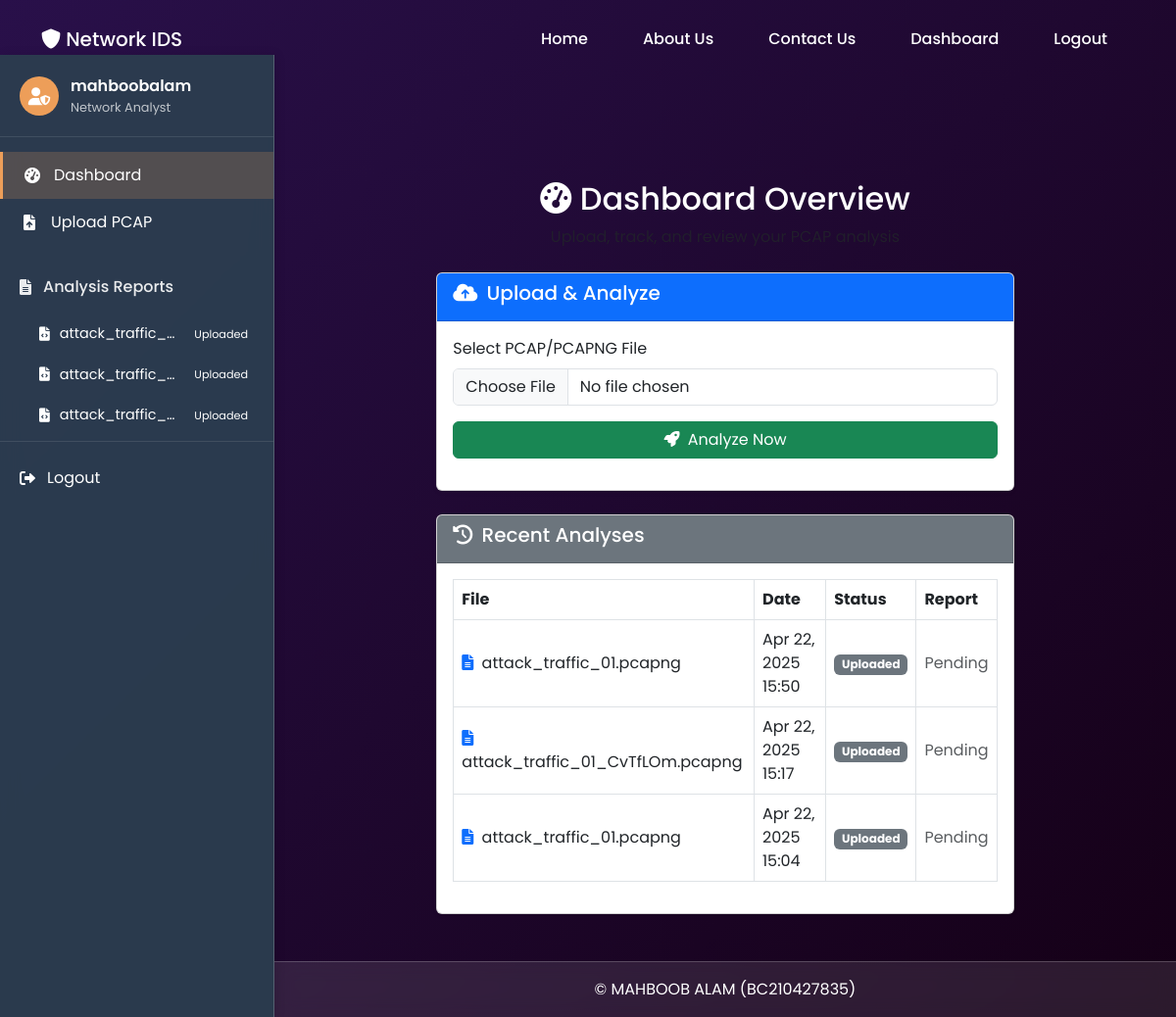
The app's page /dashboard/ (signed in), older data.
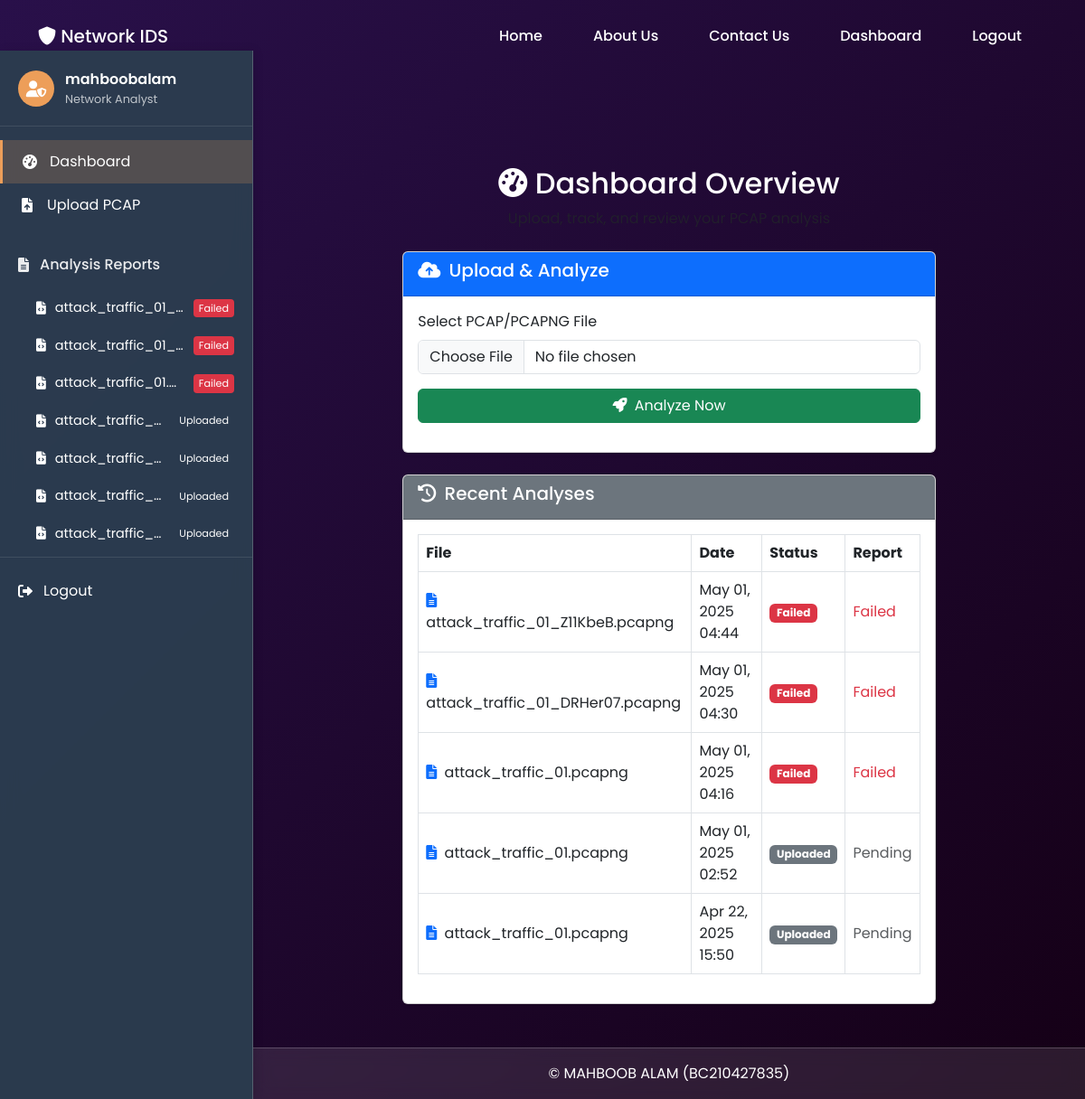
The same page, newer data.
### IDS/models.py (models this page shows, shortened)
class PcapFile(models.Model):
    STATUS_CHOICES = [
        ('uploaded', 'Uploaded'),
        ('processing', 'Processing'),
        ('completed', 'Completed'),
        ('failed', 'Failed'),
    ]
    PROGRESS_STAGES = [
        ('uploaded', 'File Uploaded'),
        ('converting', 'Converting PCAP to CSV'),
        ('preprocessing', 'Preprocessing Data'),
        ('predicting', 'Running Predictions'),
        ('saving', 'Saving Results'),
        ('completed', 'Completed'),
        ('failed', 'Failed'),
    ]
    user = models.ForeignKey(User, on_delete=models.CASCADE)
    file = models.FileField(upload_to='uploads/')
    uploaded_at = models.DateTimeField(auto_now_add=True)
    status = models.CharField(max_length=20, choices=STATUS_CHOICES, default='uploaded')
    progress_stage = models.CharField(
        max_length=20,
        choices=PROGRESS_STAGES,
        default='uploaded'
    )
    progress_message = models.CharField(
        max_length=200,
        blank=True,
        null=True,
        default='File uploaded successfully'
    )
    analysis_result = models.JSONField(null=True, blank=True)
    def filename(self):
        return self.file.name.split('/')[-1]

### IDS/views.py (the view, shortened to what this page needs)
# urls.py: path('dashboard/', views.dashboard, name='dashboard'),
@login_required
def dashboard(request):
    user_files = PcapFile.objects.filter(user=request.user).order_by('-uploaded_at')
    latest_file = user_files.first()
    return render(request, 'IDS/dashboard.html', {
        'user_files': user_files,
        'latest_file': latest_file,
        'upload_in_progress': latest_file and latest_file.status == 'processing',
        'analysis_completed': latest_file and latest_file.status == 'completed'
    })

### IDS/context_processors.py (called while the page is built)
def user_files(request):
    if request.user.is_authenticated:
        return {
            'user_files': PcapFile.objects.filter(
                user=request.user
            ).order_by('-uploaded_at').only(
                'id', 'file', 'uploaded_at', 'status',
                'progress_stage', 'progress_message'
            )[:10]  # Only show 10 most recent files
        }
    return {}  # Return empty dict for non-authenticated users

### IDS/templates/IDS/dashboard.html (shortened to what this page needs)
{% extends 'IDS/base.html' %}
{% load static %}
{% block content %}
<div class="container py-5">
    <div class="row">
        <div class="col-lg-8 mx-auto">
            <div class="text-center mb-4">
                <h2><i class="fas fa-tachometer-alt"></i> Dashboard Overview</h2>
                <p class="text-muted">Upload, track, and review your PCAP analysis</p>
            </div>
            <div class="card shadow-sm mb-4">
                <div class="card-header bg-primary text-white">
                    <h5><i class="fas fa-cloud-upload-alt me-1"></i> Upload & Analyze</h5>
                </div>
                <div class="card-body">
                    <form method="POST" enctype="multipart/form-data" id="uploadForm" class="mb-3">
                        <div class="mb-3">
                            <label for="fileInput" class="form-label">Select PCAP/PCAPNG File</label>
                            <input type="file" name="file" id="fileInput"
                                   class="form-control" accept=".pcap,.pcapng" required>
                        </div>
                        <button type="submit" class="btn btn-success w-100" id="analyzeBtn">
                            <i class="fas fa-rocket me-1"></i> Analyze Now
                        </button>
                    </form>
                </div>
            </div>
            <div class="card shadow-sm">
                <div class="card-header bg-secondary text-white">
                    <h5><i class="fas fa-history me-1"></i> Recent Analyses</h5>
                </div>
                <div class="card-body">
                    {% if user_files %}
                    <div class="table-responsive">
                        <table class="table table-bordered table-hover align-middle">
                            <thead>
                                <tr>
                                    <th>File</th>
                                    <th>Date</th>
                                    <th>Status</th>
                                    <th>Report</th>
                                </tr>
                            </thead>
                            <tbody>
                                {% for file in user_files|slice:":5" %}
                                <tr>
                                    <td><i class="fas fa-file-alt me-1 text-primary"></i> {{ file.filename }}</td>
                                    <td>{{ file.uploaded_at|date:"M d, Y H:i" }}</td>
                                    <td>
                                        <span class="badge
                                            {% if file.status == 'completed' %}bg-success
                                            {% elif file.status == 'processing' %}bg-warning
                                            {% elif file.status == 'failed' %}bg-danger
                                            {% else %}bg-secondary{% endif %}">
                                            {{ file.get_status_display }}
                                        </span>
                                    </td>
                                    <td>
                                        {% if file.status == 'completed' %}
                                        <a href="{% url 'analysis_report' file.id %}" class="btn btn-sm btn-outline-primary">
                                            View
                                        </a>
                                        {% elif file.status == 'failed' %}
                                        <span class="text-danger">Failed</span>
                                        {% else %}
                                        <span class="text-muted">Pending</span>
                                        {% endif %}
                                    </td>
                                </tr>
                                {% endfor %}
                            </tbody>
                        </table>
                    </div>
                    {% else %}
                    <p class="text-muted text-center">No uploads found yet.</p>
                    {% endif %}
                </div>
            </div>
        </div>
    </div>
</div>
{% endblock %}

### IDS/templates/IDS/base.html (shortened to what this page needs)
{% load static %}
<!DOCTYPE html>
<html lang="en">
<head>
    <link href="https://cdn.jsdelivr.net/npm/bootstrap@5.3.0/dist/css/bootstrap.min.css" rel="stylesheet">
    <link rel="stylesheet" href="https://cdnjs.cloudflare.com/ajax/libs/font-awesome/6.0.0/css/all.min.css">
    <link rel="stylesheet" href="{% static 'css/custom.css' %}">
</head>
<body class="{% if user.is_authenticated %}has-sidebar{% endif %}">
    <nav class="navbar navbar-expand-lg navbar-dark">
        <div class="container">
            <a class="navbar-brand" href="{% url 'home' %}">
                <i class="fas fa-shield-alt"></i> Network IDS
            </a>
            <div class="collapse navbar-collapse" id="navbarNav">
                <ul class="navbar-nav ms-auto">
                    <li class="nav-item"><a class="nav-link" href="{% url 'home' %}">Home</a></li>
                    <li class="nav-item"><a class="nav-link" href="{% url 'about_us' %}">About Us</a></li>
                    <li class="nav-item"><a class="nav-link" href="{% url 'contact_us' %}">Contact Us</a></li>
                    {% if user.is_authenticated %}
                        <li class="nav-item"><a class="nav-link" href="{% url 'dashboard' %}">Dashboard</a></li>
                        <li class="nav-item"><a class="nav-link" href="{% url 'logout' %}">Logout</a></li>
                    {% else %}
                        <li class="nav-item"><a class="nav-link" href="{% url 'login' %}">Login</a></li>
                        <li class="nav-item"><a class="nav-link" href="{% url 'register' %}">Register</a></li>
                    {% endif %}
                </ul>
            </div>
        </div>
    </nav>
    {% if user.is_authenticated %}
    <div class="app-sidebar">
        <div class="sidebar-header">
            <div class="user-profile">
                <div class="avatar">
                    <i class="fas fa-user-shield"></i>
                </div>
                <div class="user-info">
                    <span class="username">{{ user.username }}</span>
                    <small class="role">Network Analyst</small>
                </div>
            </div>
        </div>
        <nav class="sidebar-nav">
            <a href="{% url 'dashboard' %}" class="nav-item {% if request.resolver_match.url_name == 'dashboard' %}active{% endif %}">
                <i class="fas fa-tachometer-alt"></i>
                <span>Dashboard</span>
            </a>
            <a href="{% url 'file_upload' %}" class="nav-item {% if request.resolver_match.url_name == 'file_upload' %}active{% endif %}">
                <i class="fas fa-file-upload"></i>
                <span>Upload PCAP</span>
            </a>
            <div class="nav-section">
                <div class="section-header">
                    <i class="fas fa-file-alt"></i>
                    <span>Analysis Reports</span>
                </div>
                <div class="section-content">
                    {% if user_files %}
                        {% for file in user_files %}
                        <a href="{% url 'analysis_report' file.id %}" class="report-item {% if file.id == current_file.id %}active{% endif %}">
                            <i class="fas fa-file-code"></i>
                            <span class="filename">{{ file.filename|truncatechars:20 }}</span>
                            <span class="status-badge {{ file.status }}">
                                {% if file.progress_stage == 'failed' %}
                                    Failed
                                {% else %}
                                    {{ file.get_status_display }}
                                {% endif %}
                            </span>
                        </a>
                        {% endfor %}
                    {% else %}
                        <div class="empty-reports">
                            <i class="fas fa-inbox"></i>
                            <span>No reports yet</span>
                        </div>
                    {% endif %}
                </div>
            </div>
            <div class="sidebar-footer">
                <a href="{% url 'logout' %}" class="logout-btn">
                    <i class="fas fa-sign-out-alt"></i>
                    <span>Logout</span>
                </a>
            </div>
        </nav>
    </div>
    {% endif %}
    <main class="app-content {% if user.is_authenticated %}with-sidebar{% endif %}">
        {% block content %}{% endblock %}
    </main>
    <footer class="{% if user.is_authenticated %}with-sidebar{% endif %}">
        <div class="container">
            <p class="mb-0">&copy; MAHBOOB ALAM (BC210427835)</p>
        </div>
    </footer>
</body>
</html>

### IDS/static/css/custom.css (style rules this page uses)
:root { --primary-color: #ED9E59; --secondary-color: #522C5D; --glass-background: rgba(255, 255, 255, 0.1); --glass-border: rgba(255, 255, 255, 0.2); --glass-shadow: 0 8px 32px 0 rgba(31, 38, 135, 0.37); --blur-effect: blur(10px); --text-color: #0B1B32; --light-text-color: #fff; --font-family: 'Poppins', sans-serif; --sidebar-width: 280px; }
body { font-family: var(--font-family); background: linear-gradient(135deg, #29104A 0%, #150016 100%); color: var(--light-text-color); margin: 0; padding: 0; min-height: 100vh; }
.navbar-brand, .nav-link { color: var(--light-text-color) !important; font-weight: 500; }
body.has-sidebar { display: flex; flex-direction: column; }
.app-sidebar { width: var(--sidebar-width); background: rgba(44, 62, 80, 0.9); backdrop-filter: var(--blur-effect); color: white; position: fixed; top: 0; bottom: 0; left: 0; z-index: 1000; overflow-y: auto; border-right: 1px solid var(--glass-border); }
.sidebar-header { padding: 20px; border-bottom: 1px solid rgba(255,255,255,0.1); }
.user-profile { display: flex; align-items: center; gap: 12px; }
.avatar { width: 40px; height: 40px; border-radius: 50%; background: var(--primary-color); display: flex; align-items: center; justify-content: center; font-size: 18px; }
.user-info { display: flex; flex-direction: column; }
.username { font-weight: 600; }
.role { opacity: 0.7; font-size: 0.8rem; }
.sidebar-nav { padding: 15px 0; }
.nav-item { display: flex; align-items: center; padding: 12px 20px; color: white; text-decoration: none; transition: all 0.2s; gap: 12px; }
.nav-item.active { background: rgba(237, 158, 89, 0.2); border-left: 3px solid var(--primary-color); }
.nav-item i { width: 20px; text-align: center; }
.nav-section { margin-top: 20px; }
.section-header { padding: 10px 20px; display: flex; align-items: center; gap: 12px; font-weight: 500; opacity: 0.9; }
.section-content { padding: 5px 0; }
.report-item { display: flex; align-items: center; padding: 10px 20px 10px 40px; color: white; text-decoration: none; gap: 10px; font-size: 0.9rem; position: relative; }
.filename { flex: 1; white-space: nowrap; overflow: hidden; text-overflow: ellipsis; }
.status-badge { font-size: 0.7rem; padding: 2px 6px; border-radius: 4px; }
.status-badge.failed { background: #dc3545; }
.sidebar-footer { margin-top: auto; padding: 15px 0; border-top: 1px solid rgba(255,255,255,0.1); }
.logout-btn { display: flex; align-items: center; padding: 10px 20px; color: white; text-decoration: none; gap: 12px; transition: all 0.2s; }
.app-content { margin-left: 0; transition: all 0.3s; min-height: 100vh; display: flex; flex-direction: column; }
.app-content.with-sidebar { margin-left: var(--sidebar-width); width: calc(100% - var(--sidebar-width)); }
footer { background: var(--glass-background); backdrop-filter: var(--blur-effect); border-top: 1px solid var(--glass-border); color: var(--light-text-color); text-align: center; padding: 1rem 0; }
footer.with-sidebar { margin-left: var(--sidebar-width); width: calc(100% - var(--sidebar-width)); }
.app-sidebar { width: 280px; background: rgba(44, 62, 80, 0.95); backdrop-filter: blur(10px); position: fixed; top: 56px; bottom: 0; left: 0; z-index: 1000; overflow-y: auto; color: white; box-shadow: 2px 0 10px rgba(0,0,0,0.1); transform: translateX(0); transition: transform 0.3s ease; }
.app-content.with-sidebar { margin-left: 280px; padding-top: 56px; }
footer.with-sidebar { margin-left: 280px; }

Row changes from the older to the newer data that the page shows:
no longer on one of the page's lists (row unchanged): PcapFile: filename "attack_traffic_01_CvTfLOm.pcapng", uploaded_at "Apr 22, 2025 15:17", status "Uploaded"
no longer on one of the page's lists (row unchanged): PcapFile: filename "attack_traffic_01.pcapng", uploaded_at "Apr 22, 2025 15:04", status "Uploaded"
added PcapFile: filename "attack_traffic_01_…", status "Failed", filename "attack_traffic_01_Z11KbeB.pcapng", uploaded_at "May 01, 2025 04:44"
added PcapFile: filename "attack_traffic_01_…", status "Failed", filename "attack_traffic_01_DRHer07.pcapng", uploaded_at "May 01, 2025 04:30"
added PcapFile: filename "attack_traffic_01.p…", status "Failed", filename "attack_traffic_01.pcapng", uploaded_at "May 01, 2025 04:16"
added PcapFile: filename "attack_traffic_…", status "Uploaded", filename "attack_traffic_01.pcapng", uploaded_at "May 01, 2025 02:52", shows "Pending"
